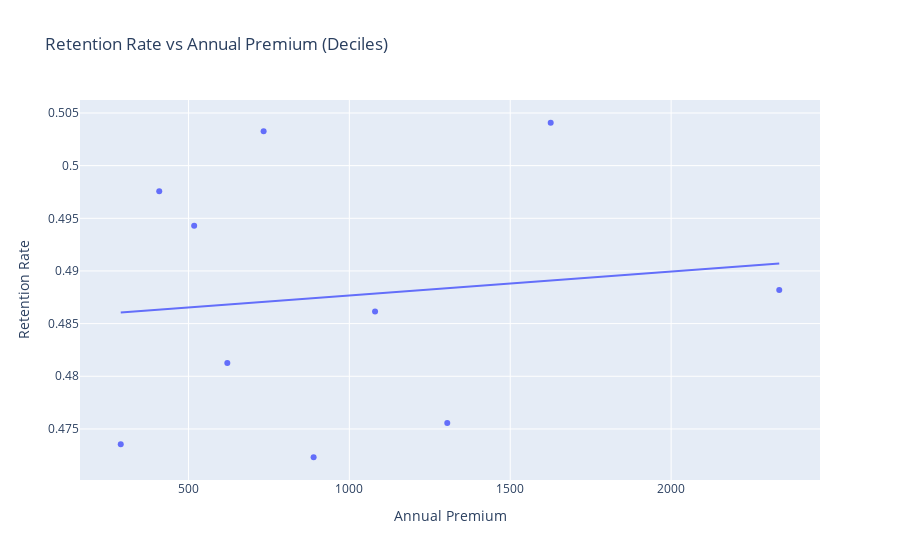
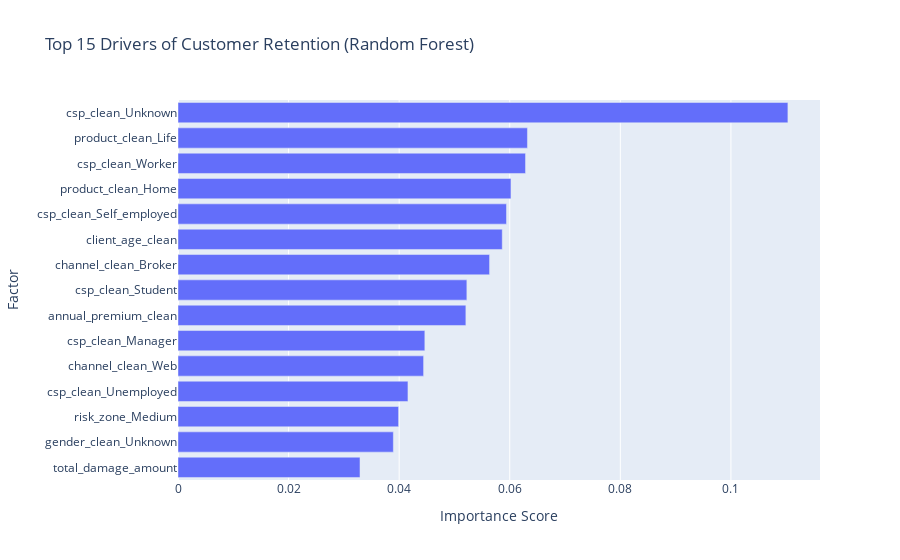

Write notebook code for charts like these, in order.
### Markdown cell above
# 6. Visualization

### Code cell
try:
    # 1. Price Elasticity Plot
    df_final["premium_bin"] = pd.qcut(df_final["annual_premium_clean"], q=10)
    retention_by_price = (
        df_final.groupby("premium_bin", observed=False)["retained"].mean().reset_index()
    )
    retention_by_price["price_mid"] = retention_by_price["premium_bin"].apply(
        lambda x: x.mid
    )

    fig1 = px.scatter(
        retention_by_price,
        x="price_mid",
        y="retained",
        title="Retention Rate vs Annual Premium (Deciles)",
        labels={"price_mid": "Annual Premium", "retained": "Retention Rate"},
        trendline="ols",
    )
    fig1.show()

    # 2. Feature Importance Plot
    if "importances" in locals():
        fig2 = px.bar(
            importances.head(15),
            x="Importance",
            y="Feature",
            orientation="h",
            title="Top 15 Drivers of Customer Retention (Random Forest)",
            labels={"Importance": "Importance Score", "Feature": "Factor"},
        )
        fig2.update_layout(yaxis={"categoryorder": "total ascending"})
        fig2.show()

except Exception as e:
    print("Visualization failed:", e)

### Figure 1 — Plotly figure (JSON) as saved in the notebook; plotly's stock layout.template omitted (floating-point values rounded to 4 significant figures)
{"data": [{"hovertemplate": "Annual Premium=%{x}<br>Retention Rate=%{y}<extra></extra>", "legendgroup": "", "marker": {"color": "#636efa", "symbol": "circle"}, "mode": "markers", "name": "", "orientation": "v", "showlegend": false, "type": "scatter", "x": [289.6, 409.2, 517.7, 620.8, 733.6, 889.0, 1080.0, 1304.0, 1626.0, 2336.0], "xaxis": "x", "y": [0.4736, 0.4976, 0.4943, 0.4813, 0.5033, 0.4723, 0.4862, 0.4756, 0.5041, 0.4882], "yaxis": "y"}, {"hovertemplate": "<b>OLS trendline</b><br>retained = 2.26775e-06 * price_mid + 0.485402<br>R<sup>2</sup>=0.014420<br><br>Annual Premium=%{x}<br>Retention Rate=%{y} <b>(trend)</b><extra></extra>", "legendgroup": "", "marker": {"color": "#636efa", "symbol": "circle"}, "mode": "lines", "name": "", "showlegend": false, "type": "scatter", "x": [289.6, 409.2, 517.7, 620.8, 733.6, 889.0, 1080.0, 1304.0, 1626.0, 2336.0], "xaxis": "x", "y": [0.4861, 0.4863, 0.4866, 0.4868, 0.4871, 0.4874, 0.4879, 0.4884, 0.4891, 0.4907], "yaxis": "y"}], "layout": {"legend": {"tracegroupgap": 0}, "title": {"text": "Retention Rate vs Annual Premium (Deciles)"}, "xaxis": {"anchor": "y", "domain": [0, 1], "title": {"text": "Annual Premium"}}, "yaxis": {"anchor": "x", "domain": [0, 1], "title": {"text": "Retention Rate"}}}}

### Figure 2 — Plotly figure (JSON) as saved in the notebook; plotly's stock layout.template omitted (floating-point values rounded to 4 significant figures)
{"data": [{"hovertemplate": "Importance Score=%{x}<br>Factor=%{y}<extra></extra>", "legendgroup": "", "marker": {"color": "#636efa", "pattern": {"shape": ""}}, "name": "", "orientation": "h", "showlegend": false, "textposition": "auto", "type": "bar", "x": [0.1103, 0.0632, 0.06285, 0.06022, 0.05941, 0.05865, 0.05635, 0.05224, 0.05206, 0.04464, 0.04442, 0.04159, 0.0399, 0.03895, 0.03292], "xaxis": "x", "y": ["csp_clean_Unknown", "product_clean_Life", "csp_clean_Worker", "product_clean_Home", "csp_clean_Self_employed", "client_age_clean", "channel_clean_Broker", "csp_clean_Student", "annual_premium_clean", "csp_clean_Manager", "channel_clean_Web", "csp_clean_Unemployed", "risk_zone_Medium", "gender_clean_Unknown", "total_damage_amount"], "yaxis": "y"}], "layout": {"barmode": "relative", "legend": {"tracegroupgap": 0}, "title": {"text": "Top 15 Drivers of Customer Retention (Random Forest)"}, "xaxis": {"anchor": "y", "domain": [0, 1], "title": {"text": "Importance Score"}}, "yaxis": {"anchor": "x", "categoryorder": "total ascending", "domain": [0, 1], "title": {"text": "Factor"}}}}
